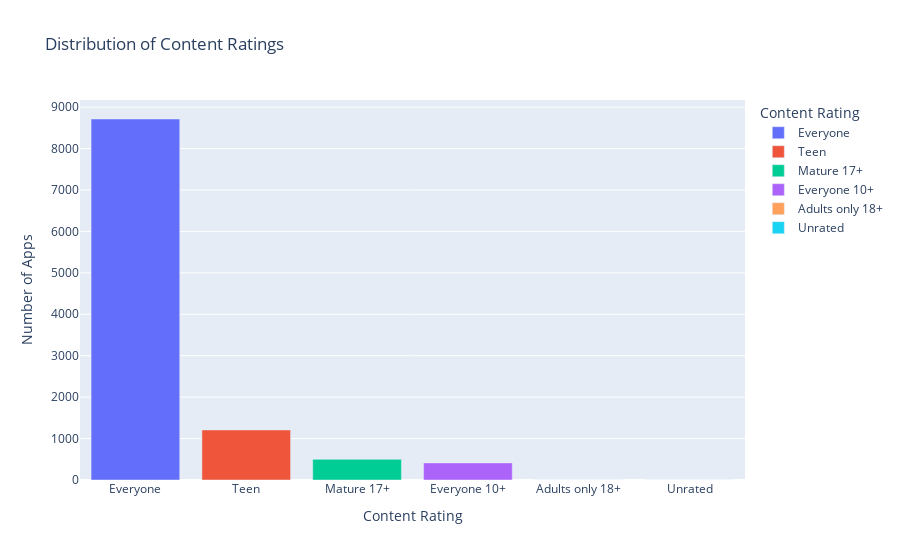

Notebook code cell kept with this figure:
### Code cell
content_rating_counts = df['Content Rating'].value_counts().reset_index()
content_rating_counts.columns = ['Content Rating', 'Count']

# Plotting the bar chart using Plotly Express
fig = px.bar(content_rating_counts, x='Content Rating', y='Count', 
             title='Distribution of Content Ratings',
             labels={'Content Rating': 'Content Rating', 'Count': 'Number of Apps'},
             color='Content Rating')

# Show the plot
fig.show()

### Figure 1 — Plotly figure (JSON) as saved in the notebook; plotly's stock layout.template omitted (floating-point values rounded to 4 significant figures)
{"data": [{"alignmentgroup": "True", "hovertemplate": "Content Rating=%{x}<br>Number of Apps=%{y}<extra></extra>", "legendgroup": "Everyone", "marker": {"color": "#636efa", "pattern": {"shape": ""}}, "name": "Everyone", "offsetgroup": "Everyone", "orientation": "v", "showlegend": true, "textposition": "auto", "type": "bar", "x": ["Everyone"], "xaxis": "x", "y": [8714], "yaxis": "y"}, {"alignmentgroup": "True", "hovertemplate": "Content Rating=%{x}<br>Number of Apps=%{y}<extra></extra>", "legendgroup": "Teen", "marker": {"color": "#EF553B", "pattern": {"shape": ""}}, "name": "Teen", "offsetgroup": "Teen", "orientation": "v", "showlegend": true, "textposition": "auto", "type": "bar", "x": ["Teen"], "xaxis": "x", "y": [1208], "yaxis": "y"}, {"alignmentgroup": "True", "hovertemplate": "Content Rating=%{x}<br>Number of Apps=%{y}<extra></extra>", "legendgroup": "Mature 17+", "marker": {"color": "#00cc96", "pattern": {"shape": ""}}, "name": "Mature 17+", "offsetgroup": "Mature 17+", "orientation": "v", "showlegend": true, "textposition": "auto", "type": "bar", "x": ["Mature 17+"], "xaxis": "x", "y": [499], "yaxis": "y"}, {"alignmentgroup": "True", "hovertemplate": "Content Rating=%{x}<br>Number of Apps=%{y}<extra></extra>", "legendgroup": "Everyone 10+", "marker": {"color": "#ab63fa", "pattern": {"shape": ""}}, "name": "Everyone 10+", "offsetgroup": "Everyone 10+", "orientation": "v", "showlegend": true, "textposition": "auto", "type": "bar", "x": ["Everyone 10+"], "xaxis": "x", "y": [413], "yaxis": "y"}, {"alignmentgroup": "True", "hovertemplate": "Content Rating=%{x}<br>Number of Apps=%{y}<extra></extra>", "legendgroup": "Adults only 18+", "marker": {"color": "#FFA15A", "pattern": {"shape": ""}}, "name": "Adults only 18+", "offsetgroup": "Adults only 18+", "orientation": "v", "showlegend": true, "textposition": "auto", "type": "bar", "x": ["Adults only 18+"], "xaxis": "x", "y": [3], "yaxis": "y"}, {"alignmentgroup": "True", "hovertemplate": "Content Rating=%{x}<br>Number of Apps=%{y}<extra></extra>", "legendgroup": "Unrated", "marker": {"color": "#19d3f3", "pattern": {"shape": ""}}, "name": "Unrated", "offsetgroup": "Unrated", "orientation": "v", "showlegend": true, "textposition": "auto", "type": "bar", "x": ["Unrated"], "xaxis": "x", "y": [2], "yaxis": "y"}], "layout": {"barmode": "relative", "legend": {"title": {"text": "Content Rating"}, "tracegroupgap": 0}, "title": {"text": "Distribution of Content Ratings"}, "xaxis": {"anchor": "y", "categoryarray": ["Everyone", "Teen", "Mature 17+", "Everyone 10+", "Adults only 18+", "Unrated"], "categoryorder": "array", "domain": [0, 1], "title": {"text": "Content Rating"}}, "yaxis": {"anchor": "x", "domain": [0, 1], "title": {"text": "Number of Apps"}}}}
